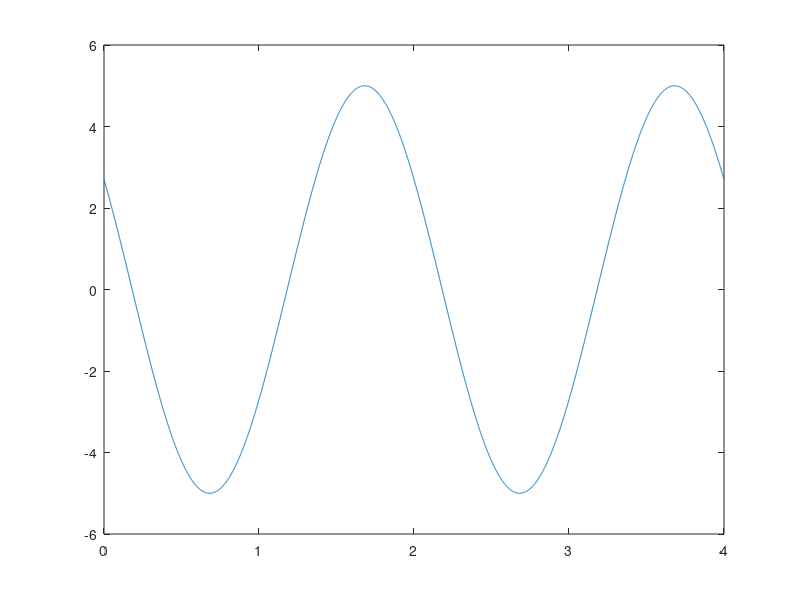

Reproduce this figure in MATLAB. (Note: this script raises an error after producing the figure.)
close all
clear
clc

% Es 5
% Prendere un filtro con risposta impulsiva diversa da 0 (e pari a 1) tra 1 e 2 secondi.
% 1. Calcolare l’uscita del filtro quando in ingresso c’è x(t)
% 2. Fare il grafico di x(t), h(t) e y(t)

% y(t) = x(t) * h(t)
% h(t) = delta * filtro

% x(t)
A = 5; % Ampiezza
phi = 1; % Fase
T = 2; % Periodo T
t = 0:0.001:2*T; % Intervallo di tempo da 0 a 2*pi con passo 0.05
x = A * cos(2*pi*t/T + phi);

plot(t, x); hold on;

filtro = rectangularPulse(t - 1.5);   
h = ones([1 2]);

plot(h); hold on;

y = conv(x, h, 'same');
plot(t, y);

xlim([0 4]);
ylim([-11 11]);

legend('x(t)','h(t)','y(t)')

